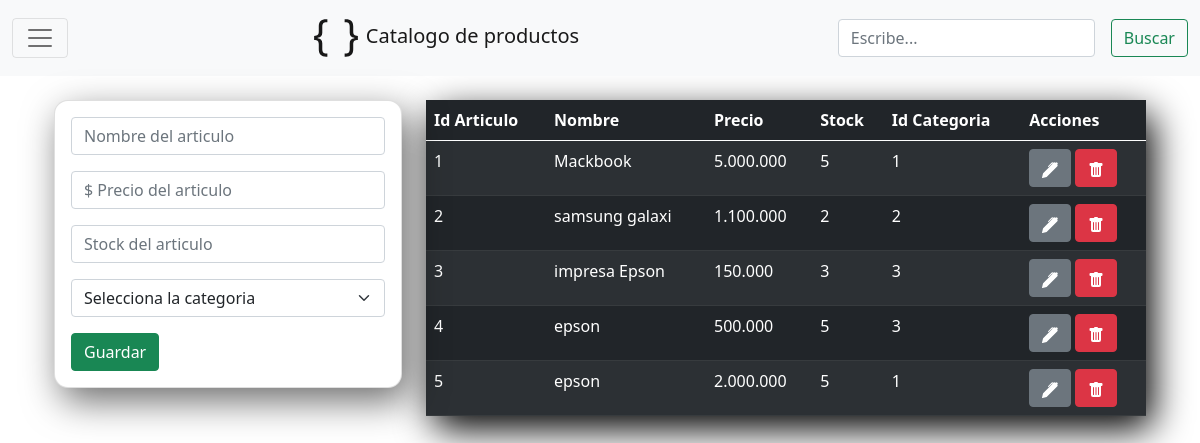
The page /proyectosql/Productos/productos.php on the database its author committed.
### tables this page shows
CREATE TABLE `producto` (
  `id_producto` int(11) NOT NULL,
  `nombre` varchar(100) DEFAULT NULL,
  `precio` varchar(20) DEFAULT NULL,
  `stock` int(11) DEFAULT NULL,
  `id_categoria` int(11) DEFAULT NULL
);

### proyectosql/Productos/productos.php (the view, shortened to what this page needs)
<!doctype html>
<html lang="en">
  <head>
    <link href="https://cdn.jsdelivr.net/npm/bootstrap@5.1.0/dist/css/bootstrap.min.css" rel="stylesheet">
    <link rel="stylesheet" href="../style.css">
  </head>
  <body>
  <nav class="navbar navbar-light bg-light " >
    <div class="container-fluid">
      <button class="navbar-toggler" type="button" data-bs-toggle="offcanvas" data-bs-target="#offcanvasNavbar" aria-controls="offcanvasNavbar">
        <span class="navbar-toggler-icon"></span>
      </button>
      <a class="navbar-brand" href="../categorias/categorias.php"  >
        Catalogo de productos
      </a>
      <form class="d-flex">
        <input class="form-control me-3" type="search" name= "busqueda" placeholder="Escribe..." aria-label="Search">
        <button class="btn btn-outline-success" name="enviar" type="submit">Buscar</button>
      </form>
    </div>
  </nav>
     <?php include("db.php")?>
    <div class="container p-4">
    <div class="row">
    <div class="col-md-4">
    <div class="card card-body ">
         <form action="save.php" method="GET">
            <div class="from-group">
               <input type="text" name="nombre" class="form-control" placeholder="Nombre del articulo"
               autofocus>
            </div>
            <div class="from-group mt-3">
               <input type="text" name="precio" class="form-control" placeholder="$ Precio del articulo"
               autofocus>
            </div>
            <div class="from-group mt-3">
               <input type="number" name="stock" class="form-control" placeholder="Stock del articulo"
               autofocus>
            </div>
            <div class="from-group mt-3">
                <select class="form-select form-control" name="id_categoria" class="form-control" placeholder="Id categoria" >
                   <option selected>Selecciona la categoria</option>
                  </select>
            </div>
            <input type="submit" class="btn btn-success btn-block mt-3" name="save" value="Guardar">
         </form>
      </div>
   </div>
   <div class="col-md-8">
      <table class="table table-dark table-striped">
            <thead >
               <tr>
                  <th>Id Articulo</th>
                  <th>Nombre</th>
                  <th>Precio</th>
                  <th>Stock</th>
                  <th>Id Categoria</th>
                  <th>Acciones</th>
               </tr>
            </thead>
               <tbody>
               <?php
               $query = "SELECT  * FROM producto";
               $result_producto = mysqli_query($conn, $query);
               while($row = mysqli_fetch_array($result_producto)) {?>
               <tr>
                  <td><?php echo $row['id_producto']?></td>
                  <td><?php echo $row['nombre']?></td>
                  <td><?php echo $row['precio'] ?></td>
                  <td><?php echo $row['stock'] ?></td>
                 <td><?php echo $row['id_categoria'] ?></td>
                   <td>
                   <a href="edit.php?id_producto=<?php echo $row['id_producto']?>"
                   class="btn btn-secondary" data-bs-toggle="tooltip" title="Editar">
                   </a>
                   <a href="delete.php? id_producto=<?php echo $row['id_producto']?>"
                   class="btn btn-danger"data-bs-toggle="tooltip" title="Eliminar">
                  </a>
                  </td>
               </tr>
               <?php } ?>
               </tbody>
       </table>
 </div>
</div>
</div>
  </body>
</html>

### proyectosql/style.css (style rules this page uses)
* { margin: 0%; padding: 0%; box-sizing: border-box; }
body { height: 100%; background-repeat: no-repeat; background-image: url("https://wallpapercave.com/wp/wp8030358.jpg"); -webkit-background-size: cover; -moz-background-size: cover; -o-background-size: cover; background-size: cover; }
.table { box-shadow: 7px 13px 37px #000; border-radius: 14px; }
.card { box-shadow: 7px 13px 37px rgba(0, 0, 0, 0.575); border-radius: 14px; }

### rows shown on the page
producto: id_producto "1", nombre "Mackbook", precio "5.000.000", stock "5", id_categoria "1"
producto: id_producto "2", nombre "samsung galaxi", precio "1.100.000", stock "2", id_categoria "2"
producto: id_producto "3", nombre "impresa Epson", precio "150.000", stock "3", id_categoria "3"
producto: id_producto "4", nombre "epson", precio "500.000", stock "5", id_categoria "3"
producto: id_producto "5", nombre "epson", precio "2.000.000", stock "5", id_categoria "1"
